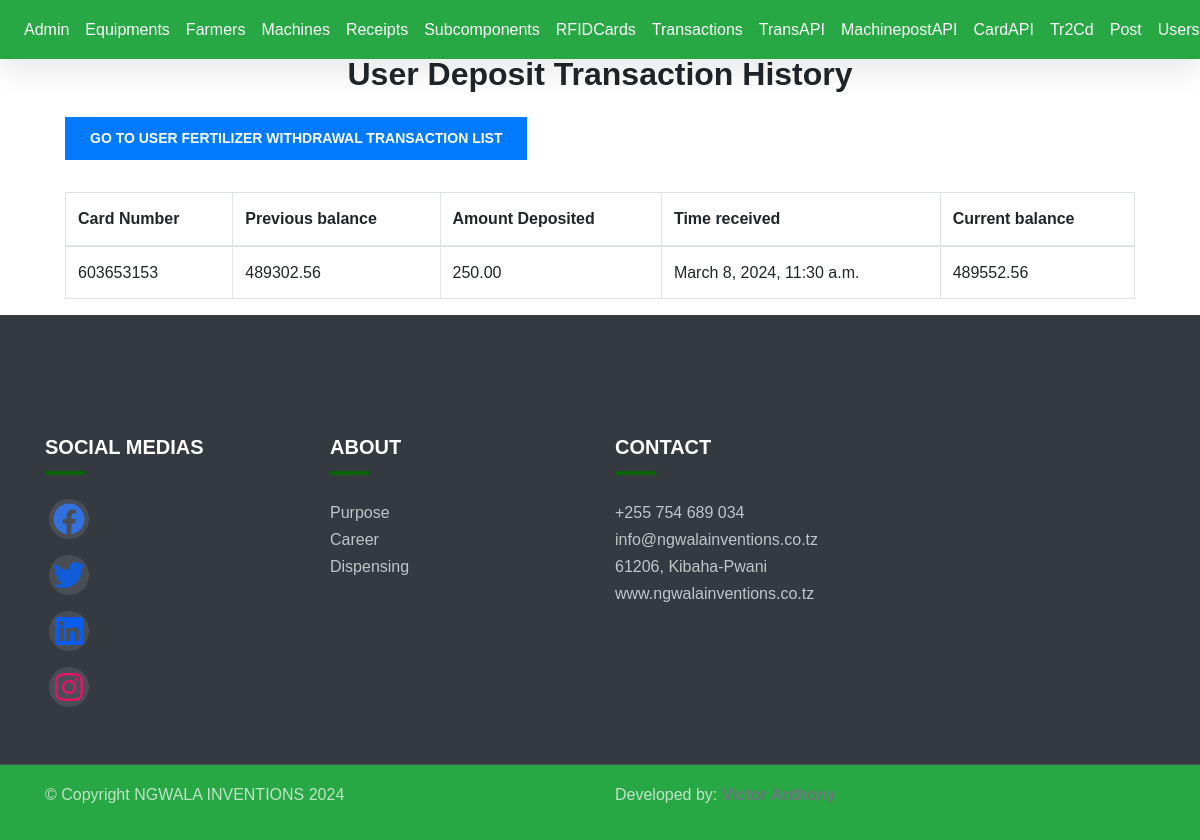
/user-transaction-history/ (signed in), run on the app's committed database.
### db/models.py (models this page shows, shortened)
class RegisteredCard(models.Model):
    phone = models.CharField(verbose_name='Namba ya Simu:', max_length=16, null=True)
    user = models.ForeignKey(User, on_delete=models.CASCADE, related_name='registered_card')
    card_number = models.CharField(max_length=10, unique=True)
    card_balance = models.DecimalField(default=0.00, max_digits=10, decimal_places=2)

class ReceivedSMS(models.Model):
    amount_received = models.CharField(max_length=50)
    sender_name = models.CharField(max_length=255)
    phone_number = models.CharField(max_length=15)
    muamala_number = models.CharField(max_length=255)
    received_time = models.DateTimeField(auto_now_add=True)

### db/views.py (the view)
# urls.py: path('user-transaction-history/', views.user_transaction_history_receivedamount, name='user-transaction-history'),
def user_transaction_history_receivedamount(request):
    user = request.user
    registered_cards = RegisteredCard.objects.filter(user=user)
    transaction_history = []
    for card in registered_cards:
        topup_entries = ReceivedSMS.objects.filter(phone_number=card.phone).order_by('-received_time')
        previous_balance = card.card_balance  # Initialize with the current card balance
        for entry in topup_entries:
            current_balance = previous_balance - Decimal(entry.amount_received)
            transaction_history.append({
                'card_number': card.card_number,
                'previous_balance': previous_balance,
                'amount_received': entry.amount_received,
                'time_received': entry.received_time,
                'current_balance': current_balance,
            })
            previous_balance = current_balance
    return render(request, 'user_transaction_history_receivedamount.html', {'transaction_history': transaction_history})

### db/context_processors.py (called while the page is built)
def user_profile(request):
    if request.user.is_authenticated:
        try:
            user_profile = UserProfile.objects.get(user=request.user)
        except UserProfile.DoesNotExist:
            user_profile = None
    else:
        user_profile = None
    return {'user_profile': user_profile}

### db/templates/user_transaction_history_receivedamount.html
{% extends 'base.html' %}
{% block content %}
<div class="container mt-4 col-md-11">
    <h2 class="mb-4 text-center">User Deposit Transaction History</h2>
    <a href="{% url 'user-transaction-list' %}" class="btn btn-primary mb-3">Go to User Fertilizer Withdrawal Transaction List</a>
    {% if transaction_history %}
        <table class="table table-bordered mt-3">
            <thead>
                <tr>
                    <th scope="col">Card Number</th>
                    <th scope="col">Previous balance</th>
                    <th scope="col">Amount Deposited</th>
                    <th scope="col">Time received</th>
                    <th scope="col">Current balance</th>
                </tr>
            </thead>
            <tbody>
                {% for entry in transaction_history %}
                    <tr>
                        <td>{{ entry.card_number }}</td>
                        <td>{{ entry.current_balance }}</td>
                        <td>{{ entry.amount_received }}</td>
                        <td>{{ entry.time_received }}</td>
                        <td>{{ entry.previous_balance }}</td>
                    </tr>
                {% endfor %}
            </tbody>
        </table>
    {% else %}
        <p style="text-align: center;">No transactions history available.</p>
    {% endif %}
</div>
{% endblock %}

### static/css/index.css (style rules this page uses)
:root { --c-dark: #212529; --c-brand: darkgreen; --c-brand-light: #4e8b57; --c-brand-rgb: 46, 139, 87; --c-body: #727272; --font-base: "ClashDisplay", sans-serif; --box-shadow: 0px 15px 25px rgba(0,0,0,0.08); --transition: all 0.5s ease; }
body { font-family: var(--font-base); line-height: 1.7; color: var(--c-body); }
h1, h2, h3,h4, h5, h6, .h1, .h2, .h3, .h4, .h5, .h6 { font-weight: 600; color: var(--c-dark); }
a { text-decoration: none; color: var(--c-brand); transition: var(--transition); }
.btn { font-weight: 600; font-size: 14px; text-transform: uppercase; border-radius: 0; padding: 10px 24px; }

### templates/base.html (style rules this page uses)
a { text-decoration: none; }

### data on the page
RegisteredCard: card_number "603653153", previous_balance "489552.56"
ReceivedSMS: amount_received "250.00", time_received "March 8, 2024, 11:30 a.m."

### other printed values
{{ entry.current_balance }} "489302.56"
